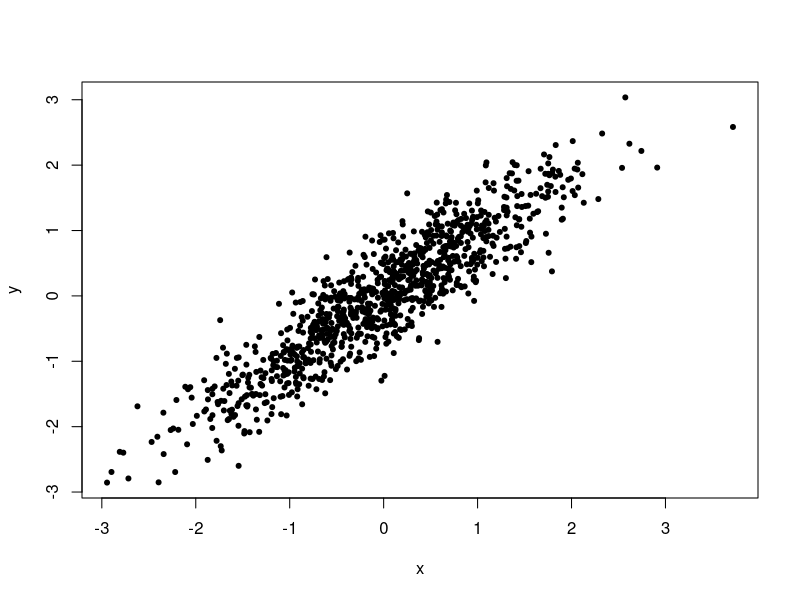
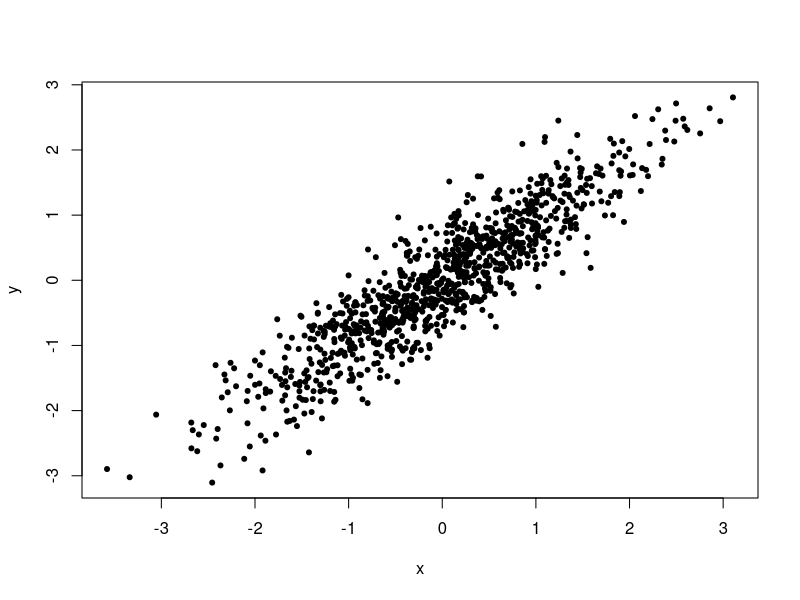

These charts were generated, in order, by the following R code: (Note: this script raises an error after producing the figures.)
# Multivariate Normal Generation using Spectral and Cholesky decompositions 

mu <- c(0,0)
sigma <- matrix(c(1, .9, .9, 1), nrow=2, ncol=2)
rmvn.eigen <- function (n, mu, sigma) 
  {
  d <- length(mu)
  ev <- eigen(sigma, symmetric = TRUE)
  lambda <- ev$values
  V <- ev$vectors
  R <- V %*% diag(sqrt(lambda)) %*% t(V)
  Z <- matrix(rnorm(n*d), nrow = n, ncol = d)
  X <- Z %*% R + matrix(mu, n, d, byrow = TRUE)
  return(X)
}

X <- rmvn.eigen(1000, mu, sigma)
plot(X, xlab = "x", ylab="y", pch = 20)

print(colMeans(X))
print(cor(X))


rmvn.Cholesky <- function(n, mu, sigma)
{
  d <- length(mu)
  Q <- chol(sigma)
  Z <- matrix(rnorm(n*d), nrow = n, ncol = d)
  X <- Z %*% Q + matrix(mu, n, d, byrow = TRUE)
  return(X)
}

X <- rmvn.Cholesky(1000, mu, sigma)
plot(X, xlab = "x", ylab="y", pch = 20)

print(colMeans(X))
print(cor(X))

size <- 50
mu <- rnorm(size)
A <- matrix(rnorm(size^2), nrow=size, ncol=size)
qr(A)$rank # check rank is full 
sigma <- t(A) %*% A
all(eigen(sigma)$values > 0)  # check that sigma is positive definite (it should be if A has full rank)
 
# WHich method is faster? 

start.time <- Sys.time()
output.eigen <- replicate(2000, rmvn.eigen(1000, mu, sigma))
Sys.time() - start.time 

start.time <- Sys.time()
output.Cholesky <- replicate(2000, rmvn.Cholesky(1000, mu, sigma))
Sys.time() - start.time 


library(MASS)
library(mvtnorm)

?mvrnorm
?rmvnorm
